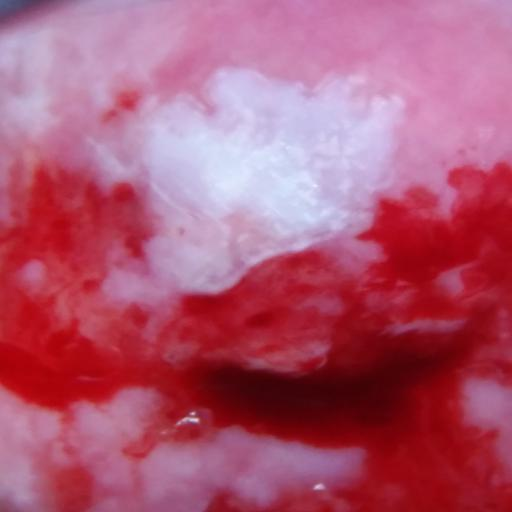
#> input picture data/mini/test_mini/images_mini/10029.jpg, 512 x 512 px
$ python -i imutils.py   (imports and definitions only)   (older library calls are emulated)
#> lines starting #> are read from the running program, lines starting #| are printed output that depends on the picture; after the words box and inside, x2 and y2 are one past the last pixel; in counts of white or black regions, pixels touching at a corner belong together
import matplotlib.pyplot as plt
import numpy as np
import pandas as pd
import cv2
import math
from sklearn import mixture
from sklearn.utils import shuffle
from skimage import measure
import os


mask_color = [0, 0, 0]
figure_size = 7
def Ra_space(img, Ra_ratio=1, a_upper_threshold=300, a_lower_threshold=0):
    #convert to lab for color intensiveness
    imgLab = cv2.cvtColor(img, cv2.COLOR_RGB2LAB);
    w = img.shape[0]
    h = img.shape[1]
    Ra = np.zeros((w*h, 2))
	#calculate distance for each pixel
    for i in range(w):
        for j in range(h):
            R = math.sqrt((w/2-i)*(w/2-i) + (h/2-j)*(h/2-j))
            Ra[i*h+j, 0] = R
            a = min(imgLab[i][j][1], a_upper_threshold)
            a = max(imgLab[i][j][1], a_lower_threshold)
            Ra[i*h+j, 1] = a

    if Ra_ratio != 1:
        Ra[:,0] /= max(Ra[:,0])
        Ra[:,0] *= Ra_ratio
        Ra[:,1] /= max(Ra[:,1])

    return Ra
##finding max histogram in a circle
def maxHist(hist):
    maxArea = (0, 0, 0)
    height = []
    position = []
    for i in range(len(hist)):
        if (len(height) == 0):
            if (hist[i] > 0):
                height.append(hist[i])
                position.append(i)
        else:
            if (hist[i] > height[-1]):
                height.append(hist[i])
                position.append(i)
            elif (hist[i] < height[-1]):
                while (height[-1] > hist[i]):
                    maxHeight = height.pop()
                    area = maxHeight * (i-position[-1])
                    if (area > maxArea[0]):
                        maxArea = (area, position[-1], i)
                    last_position = position.pop()
                    if (len(height) == 0):
                        break
                position.append(last_position)
                if (len(height) == 0):
                    height.append(hist[i])
                elif(height[-1] < hist[i]):
                    height.append(hist[i])
                else:
                    position.pop()
    while (len(height) > 0):
        maxHeight = height.pop()
        last_position = position.pop()
        area =  maxHeight * (len(hist) - last_position)
        if (area > maxArea[0]):
            maxArea = (area, len(hist), last_position)
    return maxArea

##finding max rectangle in a histogram
def maxRect(img):
    maxArea = (0, 0, 0)
    addMat = np.zeros(img.shape)
    for r in range(img.shape[0]):
        if r == 0:
            addMat[r] = img[r]
            area = maxHist(addMat[r])
            if area[0] > maxArea[0]:
                maxArea = area + (r,)
        else:
            addMat[r] = img[r] + addMat[r-1]
            addMat[r][img[r] == 0] *= 0
            area = maxHist(addMat[r])
            if area[0] > maxArea[0]:
                maxArea = area + (r,)
    return (int(maxArea[3]+1-maxArea[0]/abs(maxArea[1]-maxArea[2])), maxArea[2], maxArea[3], maxArea[1], maxArea[0])

def cropCircle(img):
    if(img.shape[0] > img.shape[1]):
        tile_size = (int(img.shape[1]*512/img.shape[0]),512)
    else:
        tile_size = (512, int(img.shape[0]*512/img.shape[1]))
#downsample
    img = cv2.resize(img, dsize=tile_size)
            #conversion to gray scale
    gray = cv2.cvtColor(img, cv2.COLOR_RGB2GRAY);
    _, thresh = cv2.threshold(gray, 10, 255, cv2.THRESH_BINARY)

    _, contours, _ = cv2.findContours(thresh.copy(),cv2.RETR_TREE,cv2.CHAIN_APPROX_NONE)

    main_contour = sorted(contours, key = cv2.contourArea, reverse = True)[0]

    ff = np.zeros((gray.shape[0],gray.shape[1]), 'uint8')
    cv2.drawContours(ff, main_contour, -1, 1, 15)
    ff_mask = np.zeros((gray.shape[0]+2,gray.shape[1]+2), 'uint8')
    cv2.floodFill(ff, ff_mask, (int(gray.shape[1]/2), int(gray.shape[0]/2)), 1)

    rect = maxRect(ff)
    rectangle = [min(rect[0],rect[2]), max(rect[0],rect[2]), min(rect[1],rect[3]), max(rect[1],rect[3])]
    img_crop = img[rectangle[0]:rectangle[1], rectangle[2]:rectangle[3]]
    cv2.rectangle(ff,(min(rect[1],rect[3]),min(rect[0],rect[2])),(max(rect[1],rect[3]),max(rect[0],rect[2])),3,2)

    return [img_crop, rectangle, tile_size]

def get_and_crop_image(img):
    initial_shape = img.shape
    [img, rectangle_cropCircle, tile_size] = cropCircle(img)
    imgLab = cv2.cvtColor(img, cv2.COLOR_RGB2LAB);
    w = img.shape[0]
    h = img.shape[1]
    Ra = Ra_space(imgLab, 1.0, 150)
    a_channel = np.reshape(Ra[:,1], (w,h))
    ##gaussian mixture
    g = mixture.GaussianMixture(n_components = 2, covariance_type = 'diag', random_state = 0, init_params = 'kmeans')
    image_array_sample = shuffle(Ra, random_state=0)[:1000]
    g.fit(image_array_sample)
    labels = g.predict(Ra)
    labels += 1 # Add 1 to avoid labeling as 0 since regionprops ignores the 0-label.

    # The cluster that has the highest a-mean is selected.
    labels_2D = np.reshape(labels, (w,h))
    gg_labels_regions = measure.regionprops(labels_2D, intensity_image = a_channel)
    gg_intensity = [prop.mean_intensity for prop in gg_labels_regions]
    cervix_cluster = gg_intensity.index(max(gg_intensity)) + 1

    mask = np.zeros((w * h,1),'uint8')
    mask[labels==cervix_cluster] = 255
    mask_2D = np.reshape(mask, (w,h))

    cc_labels = measure.label(mask_2D, background=0)
    regions = measure.regionprops(cc_labels)
    areas = [prop.area for prop in regions]

    regions_label = [prop.label for prop in regions]
    largestCC_label = regions_label[areas.index(max(areas))]
    mask_largestCC = np.zeros((w,h),'uint8')
    mask_largestCC[cc_labels==largestCC_label] = 255

    img_masked = img.copy()
    img_masked[mask_largestCC==0] = (0,0,0)
    img_masked_gray = cv2.cvtColor(img_masked, cv2.COLOR_RGB2GRAY);

    _,thresh_mask = cv2.threshold(img_masked_gray,0,255,0)

    kernel = np.ones((11,11), np.uint8)
    thresh_mask = cv2.dilate(thresh_mask, kernel, iterations = 1)
    thresh_mask = cv2.erode(thresh_mask, kernel, iterations = 2)
    _, contours_mask, _ = cv2.findContours(thresh_mask.copy(),cv2.RETR_TREE,cv2.CHAIN_APPROX_NONE)

    main_contour = sorted(contours_mask, key = cv2.contourArea, reverse = True)[0]
    #cv2.drawContours(img, main_contour, -1, 255, 3)
	#drawing contours
	#smallest rotational rectangle to extract key areas
    rectangle = cv2.minAreaRect(main_contour)
    return [img, rectangle]

# [19 lines left out: function crop_minAreaRect, not called in this run]

>>> import cv2
>>> picture = cv2.cvtColor(cv2.imread('../data/mini/test_mini/images_mini/10029.jpg'), cv2.COLOR_BGR2RGB)
>>> result = get_and_crop_image(picture)
#> in cropCircle, `gray = cv2.cvtColor(img, cv2.COLOR_RGB2GRAY);`:
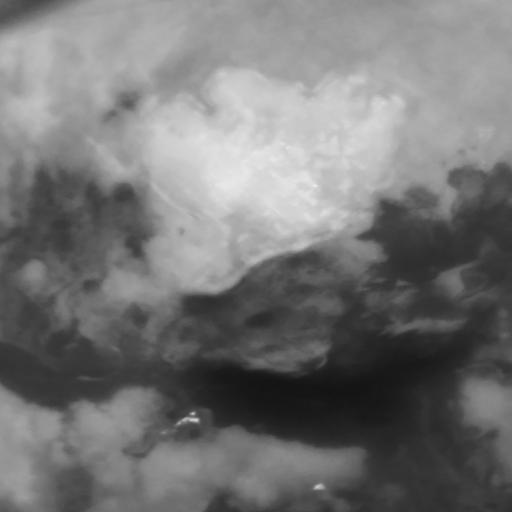
#> gray: shape (512, 512); min 19, max 235, mean 117.9
#> in cropCircle, `_, contours, _ = cv2.findContours(thresh.copy(),cv2.RETR_TREE,cv2.CHAI..`: contours = 1 contour; box (x1, y1, x2, y2) and area: (0, 0, 512, 512) 261121
#> in cropCircle, `main_contour = sorted(contours, key = cv2.contourArea, reverse = True)..`: main_contour = contour of 2044 points, box (x1, y1, x2, y2) (0, 0, 512, 512), area 261121
#> in cropCircle, `cv2.drawContours(ff, main_contour, -1, 1, 15)`:
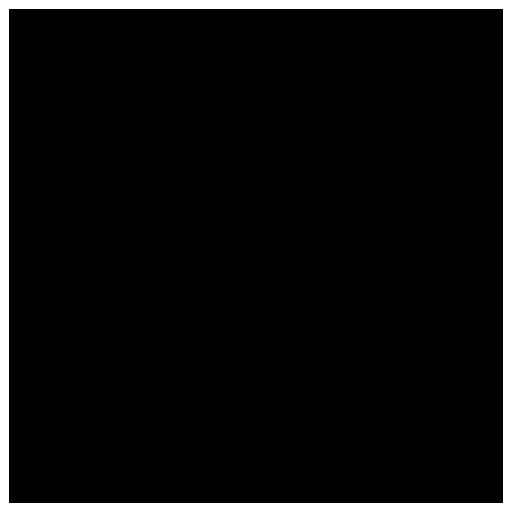
#> ff: shape (512, 512); values 0 (black) and 1 (white), 6.9% white; 1 white region, box (x1, y1, x2, y2) and area: (0, 0, 512, 512) 18108
#> the loop in maxRect, `for r in range(img.shape[0]):` made 512 passes
#> after the loop in maxRect, `for r in range(img.shape[0]):`:
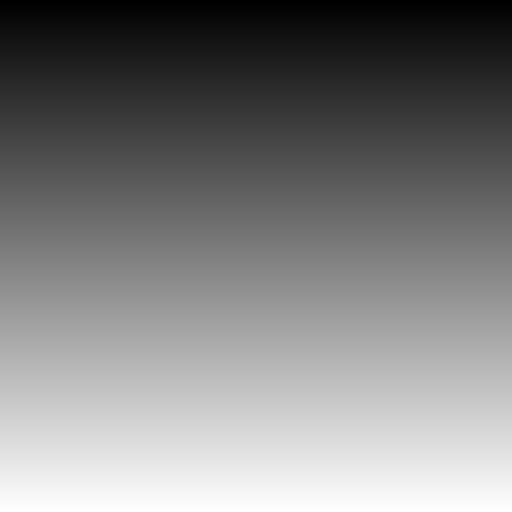
#> addMat: shape (512, 512) float64; min 1, max 512, mean 256.5; drawn with min black and max white
#> after the loop in maxRect, `for r in range(img.shape[0]):`: maxArea = (262144, 512, 0, 511)
#> in cropCircle, `rect = maxRect(ff)`: rect = (0, 0, 511, 512, 262144)
#> in cropCircle, `rectangle = [min(rect[0],rect[2]), max(rect[0],rect[2]), min(rect[1],r..`: rectangle = [0, 511, 0, 512]
#> in cropCircle, `cv2.rectangle(ff,(min(rect[1],rect[3]),min(rect[0],rect[2])),(max(rect..`:
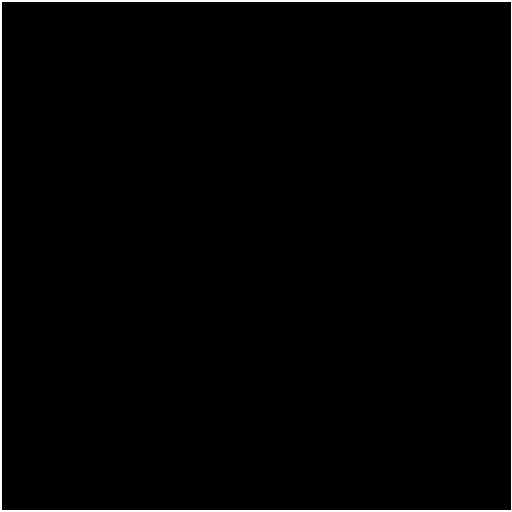
#> ff: shape (512, 512); values 1 (black) and 3 (white), 1.4% white; 1 white region, box (x1, y1, x2, y2) and area: (0, 0, 512, 512) 3572
#> in get_and_crop_image, `[img, rectangle_cropCircle, tile_size] = cropCircle(img)`: tile_size = (512, 512)
#> after the loop in Ra_space, `for i in range(w):`: Ra = 261632 pairs, first value 0.5 to 361.7, second value 89 to 167
#> in get_and_crop_image, `a_channel = np.reshape(Ra[:,1], (w,h))`:
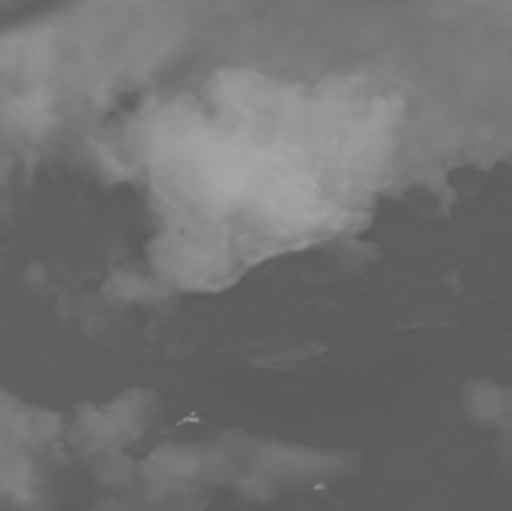
#> a_channel: shape (511, 512) float64; min 89, max 167, mean 112.2
#> in get_and_crop_image, `image_array_sample = shuffle(Ra, random_state=0)[:1000]`: image_array_sample = 1000 pairs, first value 8.73 to 352.5, second value 91 to 166
#> in get_and_crop_image, `gg_labels_regions = measure.regionprops(labels_2D, intensity_image = a..`: gg_labels_regions = 2 regions; box (x1, y1, x2, y2) and area: (0, 0, 512, 511) 174285, (99, 70, 415, 422) 87347
#> in get_and_crop_image, `gg_intensity = [prop.mean_intensity for prop in gg_labels_regions]`: gg_intensity = [108.1, 120.4]
#> in get_and_crop_image, `cervix_cluster = gg_intensity.index(max(gg_intensity)) + 1`: cervix_cluster = 2
#> in get_and_crop_image, `regions = measure.regionprops(cc_labels)`:
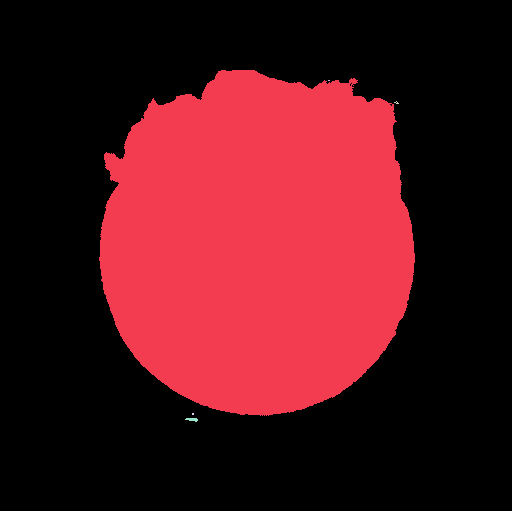
#> cc_labels: shape (511, 512) int64; 6 distinct labels, from 0 to 5; one colour per label, 0 black
#> in get_and_crop_image, `thresh_mask = cv2.erode(thresh_mask, kernel, iterations = 2)`:
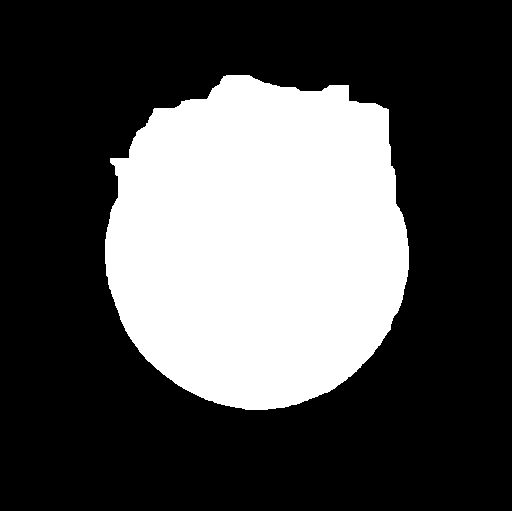
#> thresh_mask: shape (511, 512); 30.9% white; 1 white region
#> in get_and_crop_image, `_, contours_mask, _ = cv2.findContours(thresh_mask.copy(),cv2.RETR_TRE..`: contours_mask = 1 contour; box (x1, y1, x2, y2) and area: (105, 75, 409, 410) 80405
#> in get_and_crop_image, `main_contour = sorted(contours_mask, key = cv2.contourArea, reverse = ..`: main_contour = contour of 1012 points, box (x1, y1, x2, y2) (105, 75, 409, 410), area 80405
#> in get_and_crop_image, `rectangle = cv2.minAreaRect(main_contour)`: rectangle = ((256.5, 242), (334, 303), -90)
#> result = 2 items

$ run again, on data/mini/test_mini/images_mini/10155.jpg
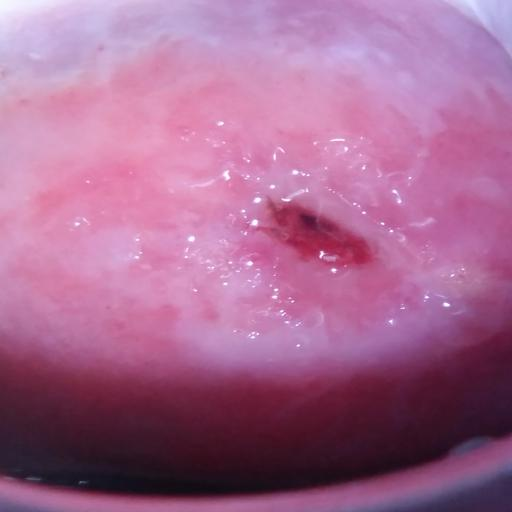
#> input picture data/mini/test_mini/images_mini/10155.jpg, 512 x 512 px
#> thresh: shape (512, 512); every value is 255
#> contours = 1 contour; box (x1, y1, x2, y2) and area: (0, 0, 512, 512) 261121
#> in cropCircle, `main_contour = sorted(contours, key = cv2.contourArea, reverse = True)..`: main_contour = contour of 2044 points, box (x1, y1, x2, y2) (0, 0, 512, 512), area 261121
#> the loop in maxRect, `for r in range(img.shape[0]):` made 512 passes
#> after the loop in maxRect, `for r in range(img.shape[0]):`: maxArea = (262144, 512, 0, 511)
#> rect = (0, 0, 511, 512, 262144)
#> in cropCircle, `rectangle = [min(rect[0],rect[2]), max(rect[0],rect[2]), min(rect[1],r..`: rectangle = [0, 511, 0, 512]
#> in get_and_crop_image, `[img, rectangle_cropCircle, tile_size] = cropCircle(img)`: tile_size = (512, 512)
#> after the loop in Ra_space, `for i in range(w):`: Ra = 261632 pairs, first value 0.5 to 361.7, second value 86 to 174
#> image_array_sample = 1000 pairs, first value 8.73 to 352.5, second value 88 to 163
#> in get_and_crop_image, `labels_2D = np.reshape(labels, (w,h))`:
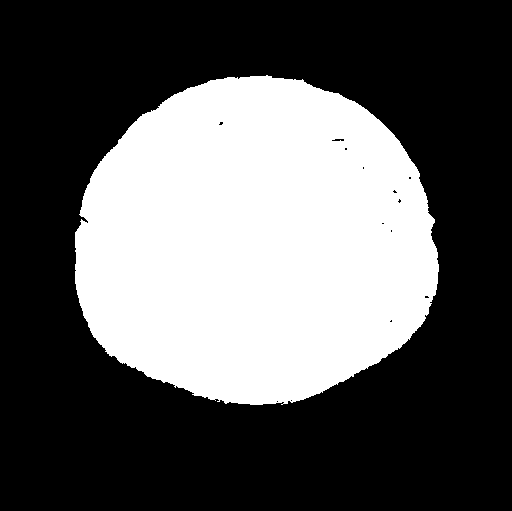
#> labels_2D: shape (511, 512) int64; values 1 (black) and 2 (white), 36% white; 1 white region
#> gg_labels_regions = 2 regions; box (x1, y1, x2, y2) and area: (0, 0, 512, 511) 167520, (75, 75, 439, 405) 94112
#> gg_intensity = [111.3, 117]
#> cervix_cluster = 2
#> mask_2D: shape (511, 512); 36% white; 1 white region
#> cc_labels: shape (511, 512) int64; values 0 (black) and 1 (white), 36% white; 1 white region, box (x1, y1, x2, y2) and area: (75, 75, 439, 405) 94112
#> in get_and_crop_image, `thresh_mask = cv2.erode(thresh_mask, kernel, iterations = 2)`:
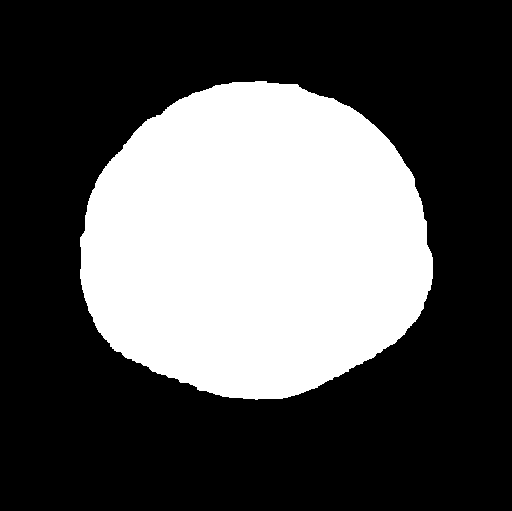
#> thresh_mask: shape (511, 512); 33.4% white; 1 white region
#> contours_mask = 1 contour; box (x1, y1, x2, y2) and area: (80, 81, 433, 400) 86932
#> in get_and_crop_image, `main_contour = sorted(contours_mask, key = cv2.contourArea, reverse = ..`: main_contour = contour of 994 points, box (x1, y1, x2, y2) (80, 81, 433, 400), area 86932
#> in get_and_crop_image, `rectangle = cv2.minAreaRect(main_contour)`: rectangle = ((256, 240), (318, 352), -90)
#> result = 2 items

$ run again, on data/mini/test_mini/images_mini/10156.jpg
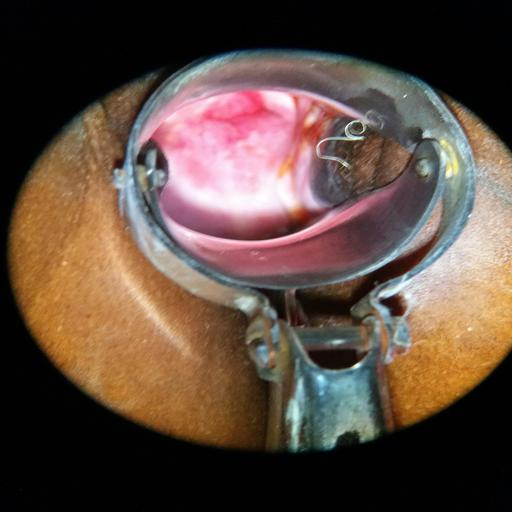
#> input picture data/mini/test_mini/images_mini/10156.jpg, 512 x 512 px
#> in cropCircle, `_, thresh = cv2.threshold(gray, 10, 255, cv2.THRESH_BINARY)`:
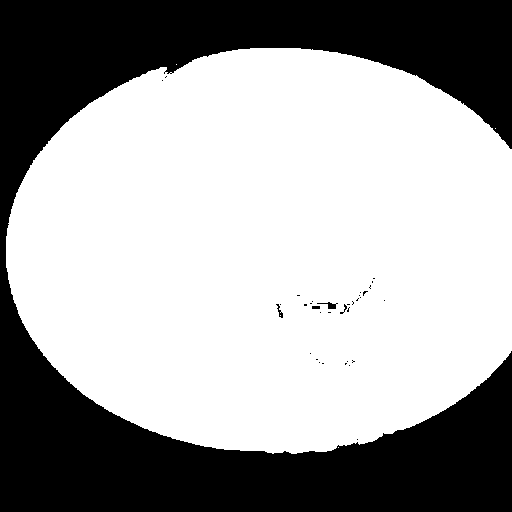
#> thresh: shape (512, 512); 63.9% white; 35 black regions (30 under 20 px)
#> contours = 52 contours, 47 with area under 20; largest, box (x1, y1, x2, y2) and area: (6, 48, 512, 454) 166938, (316, 301, 337, 310) 80, (275, 303, 284, 319) 56, (311, 305, 321, 310) 34, (343, 303, 348, 313) 22
#> in cropCircle, `main_contour = sorted(contours, key = cv2.contourArea, reverse = True)..`: main_contour = contour of 1399 points, box (x1, y1, x2, y2) (6, 48, 512, 454), area 166938
#> the loop in maxRect, `for r in range(img.shape[0]):` made 512 passes
#> after the loop in maxRect, `for r in range(img.shape[0]):`: maxArea = (118306, 78, 475, 399)
#> rect = (102, 475, 399, 78, 118306)
#> in cropCircle, `rectangle = [min(rect[0],rect[2]), max(rect[0],rect[2]), min(rect[1],r..`: rectangle = [102, 399, 78, 475]
#> in get_and_crop_image, `[img, rectangle_cropCircle, tile_size] = cropCircle(img)`: tile_size = (512, 512)
#> after the loop in Ra_space, `for i in range(w):`: Ra = 117909 pairs, first value 0.707 to 247.9, second value 93 to 184
#> image_array_sample = 1000 pairs, first value 8.75 to 241.5, second value 95 to 181
#> labels_2D: shape (297, 397) int64; values 1 (black) and 2 (white), 53.9% white; 15 black regions (11 under 20 px)
#> gg_labels_regions = 2 regions; box (x1, y1, x2, y2) and area: (56, 0, 358, 297) 63582, (0, 0, 397, 297) 54327
#> gg_intensity = [135.8, 121]
#> cervix_cluster = 1
#> mask_2D: shape (297, 397); 46.1% white; 15 white regions (11 under 20 px)
#> cc_labels: shape (297, 397) int64; 16 distinct labels, from 0 to 15
#> in get_and_crop_image, `thresh_mask = cv2.erode(thresh_mask, kernel, iterations = 2)`:
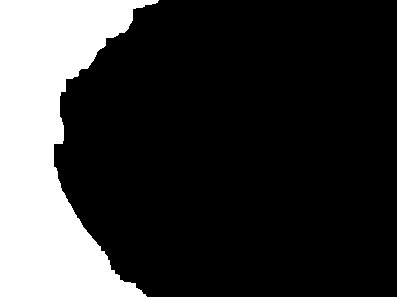
#> thresh_mask: shape (297, 397); 22.1% white; 1 white region
#> contours_mask = 1 contour; box (x1, y1, x2, y2) and area: (0, 0, 159, 297) 25609
#> in get_and_crop_image, `main_contour = sorted(contours_mask, key = cv2.contourArea, reverse = ..`: main_contour = contour of 988 points, box (x1, y1, x2, y2) (0, 0, 159, 297), area 25609
#> in get_and_crop_image, `rectangle = cv2.minAreaRect(main_contour)`: rectangle = ((79, 148), (296, 158), -90)
#> result = 2 items
